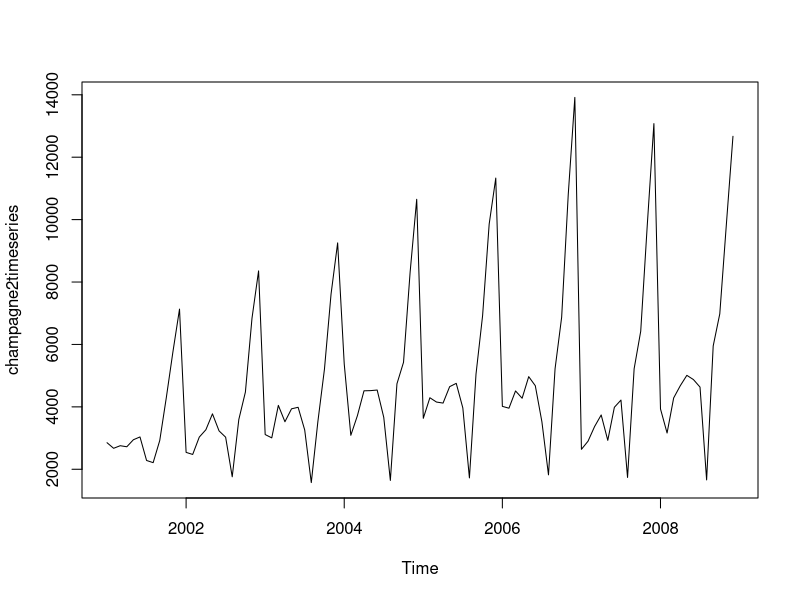
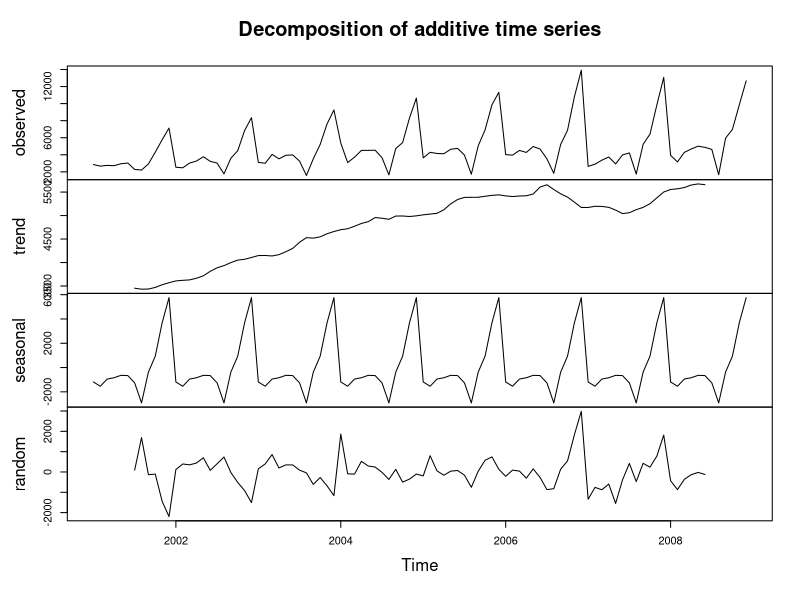
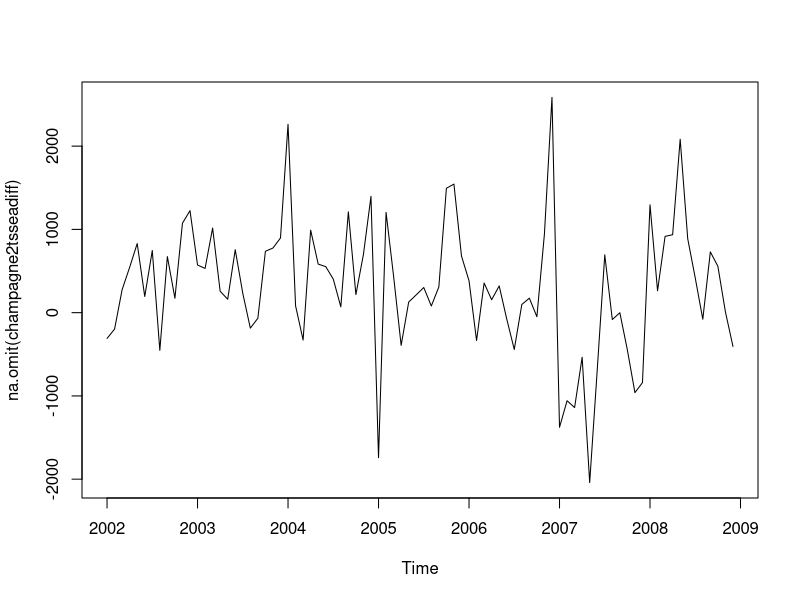
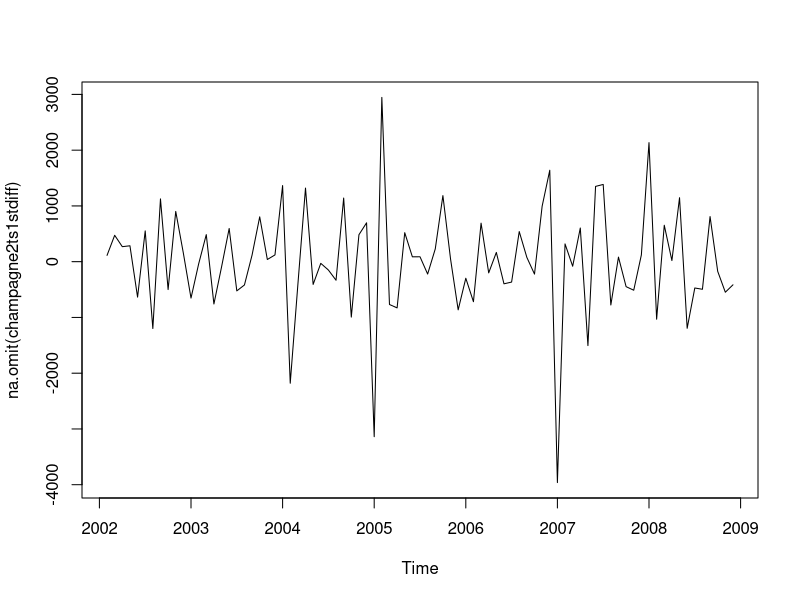
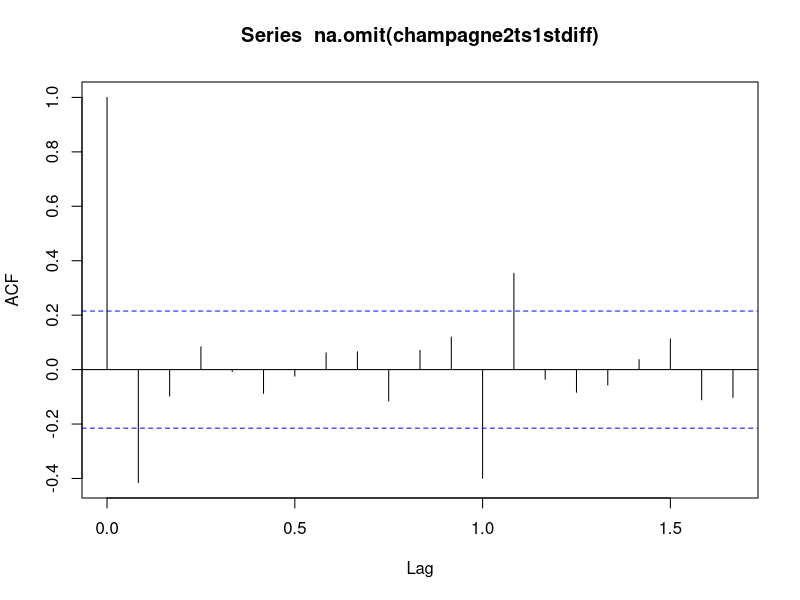
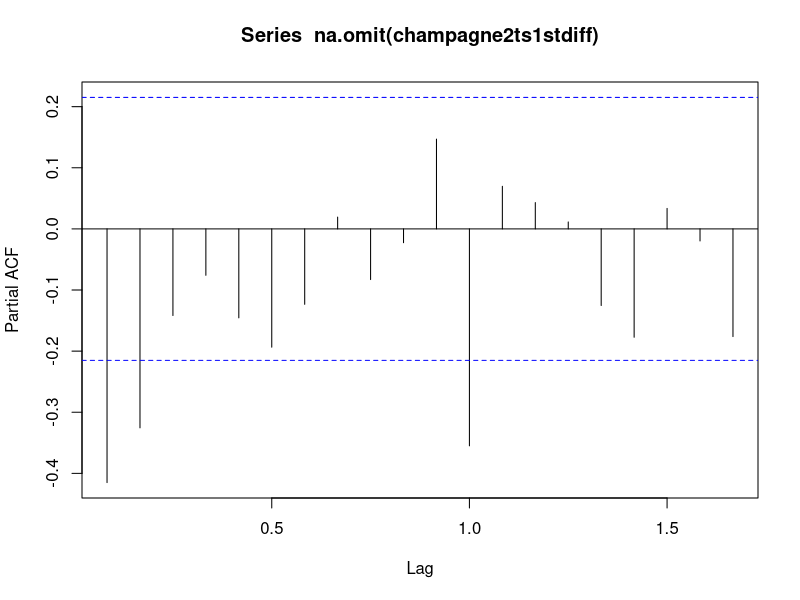
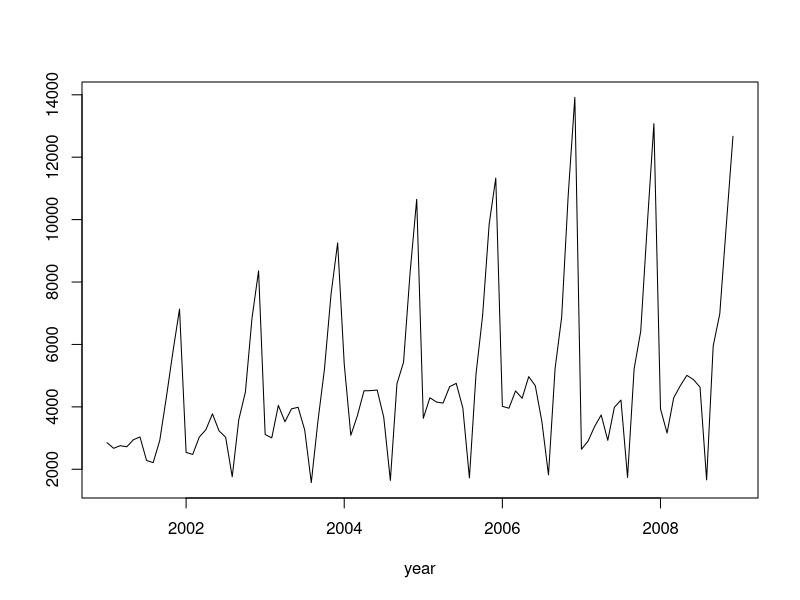

Recreate these plots in R, in order. (Note: this script raises an error after producing the figures.)
# 
# Written BY; Gus Segura
# Blueskymetrics.com  
# May 3, 2017
# See Git Repository for Updates

# load library
library("readxl")
library("openxlsx")
library("forecast")
library("TTR")
library("zoo")

# results list()
results <- list()

# read sample data - make sure to setwd() to your this local repository directory
champagne2 <- read_excel("champagne-sales.xlsx")


# create time series and seasonal difference series
champagne2timeseries <- ts(champagne2$`ChampagneSales`, frequency=12, start=c(2001,1))
champagne2timeseries

# load seasonal difference from excel data
champagne2tsseadiff <- ts(champagne2$`Seasonal Difference`, frequency=12, start=c(2001,1))
champagne2tsseadiff

# load 1st difference from excel data
champagne2ts1stdiff <- ts(champagne2$`1stDifference`, frequency=12, start=c(2001,1))
champagne2ts1stdiff


# use diff after you isolate the seasonal portion vs using excel and algorithim
firstdiff <- diff(champagne2tsseadiff)
firstdiff

# try some plots
plot.ts(champagne2timeseries)
champ2decomp <- decompose(champagne2timeseries)
plot(champ2decomp)

# try non-ts plots -  looking for stationary
plot(na.omit(champagne2tsseadiff))
plot(na.omit(champagne2ts1stdiff))

# try acf - pacf - LJung to visually access data
acf(na.omit(champagne2ts1stdiff), lag.max = 20)
pacf(na.omit(champagne2ts1stdiff), lag.max = 20)
Box.test(na.omit(champagne2ts1stdiff), lag = 20, type ="Ljung-Box")

# plot time series
plot(champagne2timeseries, ylab="", xlab="year")

# arima - auto arima will pick our terms : use auto to find parameters
auto.arima(champagne2timeseries)

# auto.arima(champagne2timeseries, stepwise=FALSE, approximation=FALSE)
# ARIMA(1,0,0)(1,1,0)[12] with drift
fit.champagne <- arima( champagne2timeseries, order=c(1,0,0), seasonal = c(1,1,0))
results[["champagne"]]  <- forecast.Arima(fit.champagne)
plot(results[["champagne"]], ylab="Forecast of Champagne Sales", xlab="Year")

# results
# convert ts into data frame for export to excel
df.champagne <- data.frame(F1=as.yearmon(time(champagne2timeseries), "%b%y"), 
                          Point.Forecast=as.matrix(champagne2timeseries))

# forecast - combine multiple result sets if needed.
results[["champagne"]]

# combine results
results_together <- do.call(rbind,lapply(names(results),function(x){
  transform(as.data.frame(results[[x]]), Name = x)
}))

# Note: Use this snippet to re-produce the source data from my Tableau Visual
wb <- createWorkbook()
addWorksheet(wb, "Forecasts")
writeData(wb, "Forecasts", df.champagne, rowNames = FALSE)
writeData(wb, "Forecasts", results_together, rowNames = TRUE)
saveWorkbook(wb, "Forcasts.xlsx", overwrite = TRUE)

# Note: Use this snippet to create two sheets in one book - Use Union of source data in Tableau
# to combine both sheets into one data set.  You may want to look at the data in different sets.
wb <- createWorkbook()
addWorksheet(wb, "HistoryData")
addWorksheet(wb, "Forecasts")
writeData(wb, "HistoryData", df.champagne, rowNames = FALSE)
writeData(wb, "Forecasts", results_together, rowNames = TRUE)
saveWorkbook(wb, "Forcasts2.xlsx", overwrite = TRUE)

